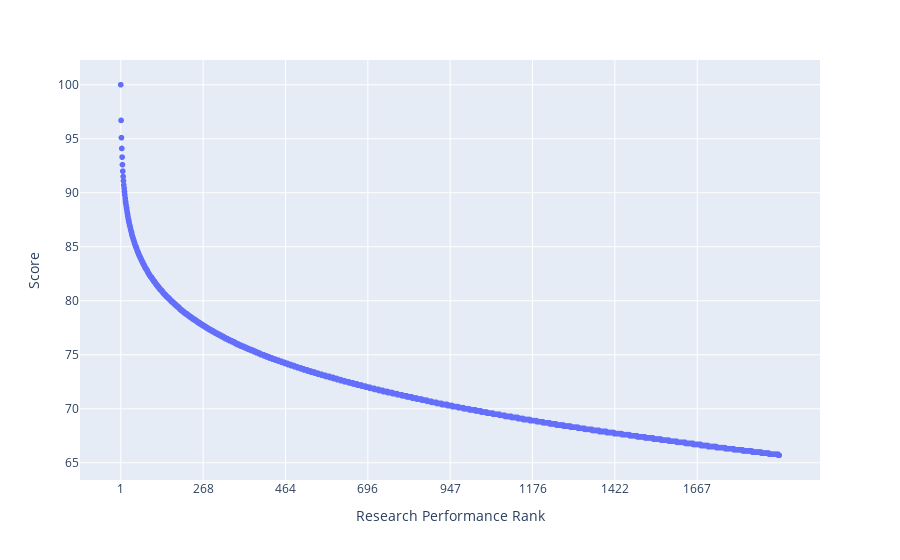

Notebook code cell kept with this figure:
### Code cell
px.scatter(df1,'Research Performance Rank','Score').update_xaxes(nticks=9)

### Figure 1 — Plotly figure (JSON) as saved in the notebook; plotly's stock layout.template omitted (floating-point values rounded to 4 significant figures; data arrays with more than 128 entries replaced by an {"elided": "..."} marker saying what was removed)
{"data": [{"hovertemplate": "Research Performance Rank=%{x}<br>Score=%{y}<extra></extra>", "legendgroup": "", "marker": {"color": "#636efa", "symbol": "circle"}, "mode": "markers", "name": "", "showlegend": false, "type": "scattergl", "x": {"elided": "1936 str values"}, "xaxis": "x", "y": {"elided": "1936 float values"}, "yaxis": "y"}], "layout": {"legend": {"tracegroupgap": 0}, "margin": {"t": 60}, "xaxis": {"anchor": "y", "domain": [0, 1], "nticks": 9, "title": {"text": "Research Performance Rank"}}, "yaxis": {"anchor": "x", "domain": [0, 1], "title": {"text": "Score"}}}}
